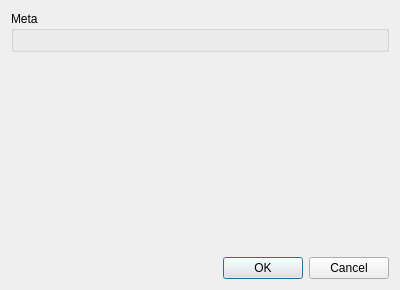
<?xml version="1.0" encoding="UTF-8"?>
<ui version="4.0">
 <class>ParametricPresetPopup</class>
 <widget class="QDialog" name="ParametricPresetPopup">
  <property name="geometry">
   <rect>
    <x>0</x>
    <y>0</y>
    <width>400</width>
    <height>290</height>
   </rect>
  </property>
  <property name="windowTitle">
   <string>Dialog</string>
  </property>
  <layout class="QVBoxLayout" name="verticalLayout">
   <item>
    <widget class="QGroupBox" name="formGroupBox">
     <property name="title">
      <string>Meta</string>
     </property>
     <layout class="QVBoxLayout" name="verticalLayout_2">
      <item>
       <widget class="EntityUi" name="entity" native="true"/>
      </item>
     </layout>
    </widget>
   </item>
   <item>
    <widget class="QuatschPresetEditor" name="preset" native="true">
     <property name="sizePolicy">
      <sizepolicy hsizetype="Preferred" vsizetype="Expanding">
       <horstretch>0</horstretch>
       <verstretch>0</verstretch>
      </sizepolicy>
     </property>
    </widget>
   </item>
   <item>
    <widget class="QDialogButtonBox" name="buttonBox">
     <property name="standardButtons">
      <set>QDialogButtonBox::Cancel|QDialogButtonBox::Ok</set>
     </property>
    </widget>
   </item>
  </layout>
 </widget>
 <customwidgets>
  <customwidget>
   <class>QuatschPresetEditor</class>
   <extends>QWidget</extends>
   <header>quatschpreseteditor.hh</header>
   <container>1</container>
  </customwidget>
  <customwidget>
   <class>EntityUi</class>
   <extends>QWidget</extends>
   <header>entityui.hh</header>
   <container>1</container>
  </customwidget>
 </customwidgets>
 <resources/>
 <connections/>
</ui>
